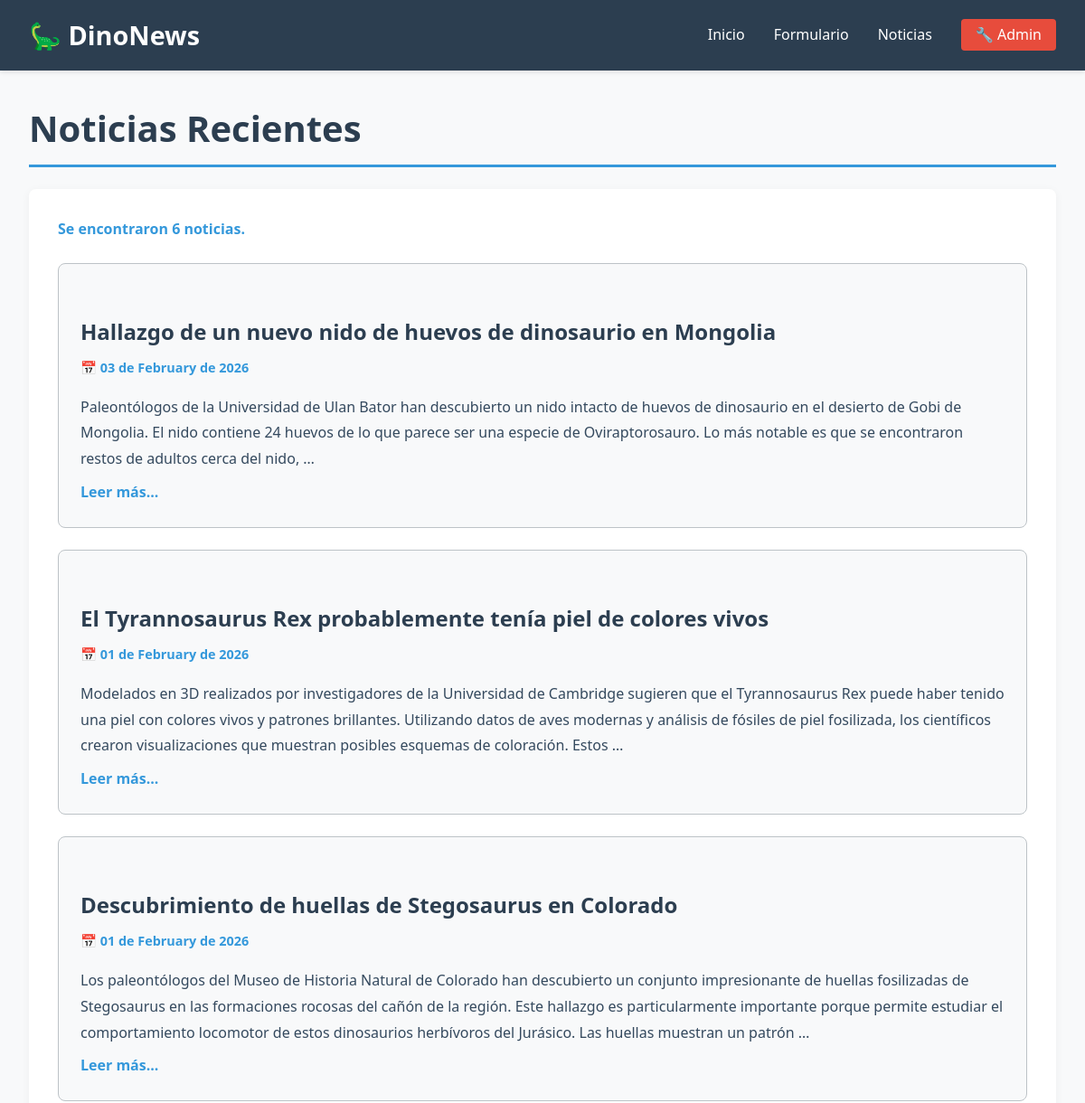
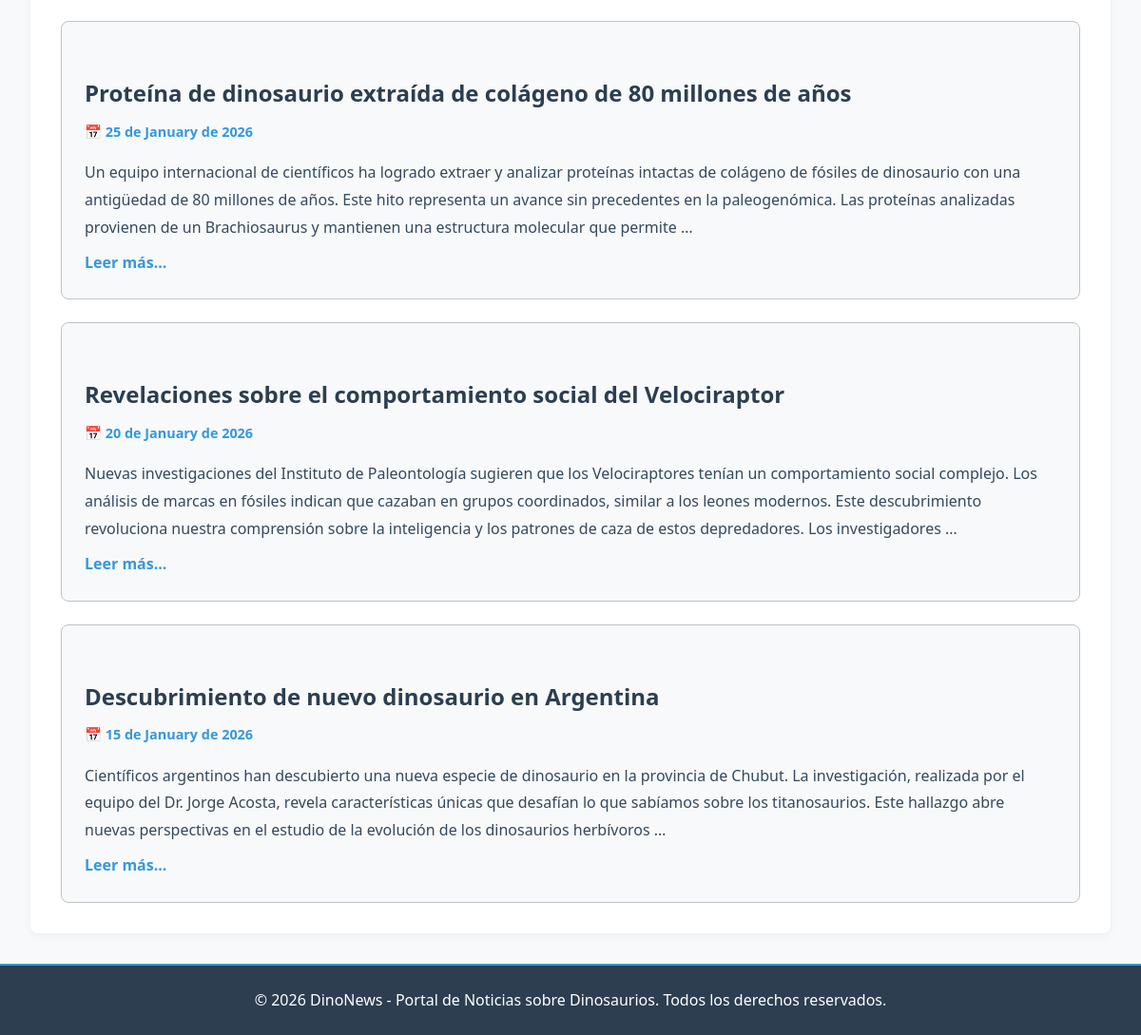
Screenshot of /noticias/ with the database file from the repository (2 pictures, top to bottom).
### noticias/models.py (models this page shows, shortened)
class Noticia(models.Model):
    titulo = models.CharField(
        max_length=200,
        help_text="Encabezado de la noticia"
    )
    fecha_publicacion = models.DateField(
        default=timezone.now,
        help_text="Fecha en que se publica la noticia"
    )
    texto = models.TextField(
        help_text="Contenido completo y detallado de la noticia"
    )
    class Meta:
        verbose_name_plural = "Noticias"
        ordering = ['-fecha_publicacion']
        indexes = [
            models.Index(fields=['-fecha_publicacion']),
        ]

### noticias/views.py (the view)
# urls.py: path('', include('noticias.urls')),  # Incluye las URLs de la app noticias
def noticias(request):
    noticias_list = Noticia.objects.all()
    context = {
        'noticias': noticias_list
    }
    return render(request, 'noticias/noticias.html', context)

### noticias/templates/noticias/noticias.html (shortened to what this page needs)
{% extends 'noticias/base.html' %}
{% block contenido %}
    <h1>Noticias Recientes</h1>
    <section class="noticias-section">
        {% if noticias %}
            <p class="noticias-count">Se encontraron {{ noticias.count }} noticia{{ noticias.count|pluralize }}.</p>
            <div class="noticias-list">
                {% for noticia in noticias %}
                    <article class="noticia-item">
                        <div class="noticia-header">
                            <h2 class="noticia-titulo">{{ noticia.titulo }}</h2>
                            <span class="noticia-fecha">
                                📅 {{ noticia.fecha_publicacion|date:"d \d\e F \d\e Y" }}
                            </span>
                        </div>
                        <div class="noticia-contenido">
                            <p>{{ noticia.texto|truncatewords:50 }}</p>
                            <a href="#" class="leer-mas">Leer más...</a>
                        </div>
                    </article>
                {% endfor %}
            </div>
        {% endif %}
    </section>
{% endblock %}

### noticias/templates/noticias/base.html (shortened to what this page needs)
<!DOCTYPE html>
<html lang="es">
<head>
    {% load static %}
    <link rel="stylesheet" href="{% static 'css/styles.css' %}">
</head>
<body>
    <nav class="navbar">
        <div class="navbar-container">
            <a href="{% url 'inicio' %}" class="navbar-logo">
                🦕 DinoNews
            </a>
            <ul class="nav-menu">
                <li class="nav-item">
                    <a href="{% url 'inicio' %}" class="nav-link">Inicio</a>
                </li>
                <li class="nav-item">
                    <a href="{% url 'formulario' %}" class="nav-link">Formulario</a>
                </li>
                <li class="nav-item">
                    <a href="{% url 'noticias' %}" class="nav-link">Noticias</a>
                </li>
                <li class="nav-item">
                    <a href="/admin/" class="nav-link nav-link-admin">🔧 Admin</a>
                </li>
            </ul>
        </div>
    </nav>
    <main class="container">
        {% block contenido %}{% endblock %}
    </main>
    <footer class="footer">
        <p>&copy; 2026 DinoNews - Portal de Noticias sobre Dinosaurios. Todos los derechos reservados.</p>
    </footer>
</body>
</html>

### static/css/styles.css (style rules this page uses)
* { margin: 0; padding: 0; box-sizing: border-box; }
:root { --primary-color: #2c3e50; --secondary-color: #3498db; --accent-color: #e74c3c; --light-bg: #ecf0f1; --text-color: #34495e; --border-color: #bdc3c7; }
body { font-family: 'Segoe UI', Tahoma, Geneva, Verdana, sans-serif; line-height: 1.6; color: var(--text-color); background-color: #f8f9fa; }
.navbar { background-color: var(--primary-color); padding: 1rem 0; box-shadow: 0 2px 5px rgba(0, 0, 0, 0.1); position: sticky; top: 0; z-index: 100; }
.navbar-container { max-width: 1200px; margin: 0 auto; display: flex; justify-content: space-between; align-items: center; padding: 0 2rem; }
.navbar-logo { font-size: 1.8rem; font-weight: bold; color: white; text-decoration: none; transition: color 0.3s ease; }
.nav-menu { display: flex; list-style: none; gap: 2rem; }
.nav-link { color: white; text-decoration: none; transition: color 0.3s ease; font-weight: 500; }
.nav-link-admin { background-color: var(--accent-color); padding: 0.4rem 1rem; border-radius: 4px; transition: background-color 0.3s ease, transform 0.2s ease; }
.container { max-width: 1200px; margin: 2rem auto; padding: 0 2rem; min-height: calc(100vh - 200px); }
h1 { color: var(--primary-color); margin-bottom: 1.5rem; font-size: 2.5rem; border-bottom: 3px solid var(--secondary-color); padding-bottom: 0.5rem; }
h2 { color: var(--primary-color); margin-top: 2rem; margin-bottom: 1rem; font-size: 1.8rem; }
.noticias-section { background-color: white; padding: 2rem; border-radius: 8px; box-shadow: 0 2px 10px rgba(0, 0, 0, 0.05); }
.noticias-count { color: var(--secondary-color); font-weight: 600; margin-bottom: 1.5rem; }
.noticias-list { display: flex; flex-direction: column; gap: 1.5rem; }
.noticia-item { border: 1px solid var(--border-color); border-radius: 8px; padding: 1.5rem; transition: all 0.3s ease; background-color: #f8f9fa; }
.noticia-header { margin-bottom: 1rem; }
.noticia-titulo { color: var(--primary-color); font-size: 1.5rem; margin-bottom: 0.5rem; }
.noticia-fecha { color: var(--secondary-color); font-size: 0.9rem; font-weight: 600; }
.noticia-contenido { color: var(--text-color); line-height: 1.8; }
.leer-mas { display: inline-block; color: var(--secondary-color); text-decoration: none; font-weight: 600; margin-top: 0.5rem; transition: color 0.3s ease; }
.footer { background-color: var(--primary-color); color: white; text-align: center; padding: 1.5rem; margin-top: 2rem; border-top: 2px solid var(--secondary-color); }
.noticia-item { animation: slideIn 0.5s ease-out; }

### rows the page displays
Noticia: titulo "Hallazgo de un nuevo nido de huevos de dinosaurio en Mongolia", fecha_publicacion "03 de February de 2026", texto "Paleontólogos de la Universidad de Ulan Bator han descubierto un nido intacto de huevos de dinosaurio en el desierto de Gobi de Mongolia. El nido contiene 24 huevos de lo que parece ser una especie de Oviraptorosauro. Lo más notable es que se encontraron restos de adultos cerca del nido, …"
Noticia: titulo "El Tyrannosaurus Rex probablemente tenía piel de colores vivos", fecha_publicacion "01 de February de 2026", texto "Modelados en 3D realizados por investigadores de la Universidad de Cambridge sugieren que el Tyrannosaurus Rex puede haber tenido una piel con colores vivos y patrones brillantes. Utilizando datos de aves modernas y análisis de fósiles de piel fosilizada, los científicos crearon visualizaciones que muestran posibles esquemas de coloración. Estos …"
Noticia: titulo "Descubrimiento de huellas de Stegosaurus en Colorado", fecha_publicacion "01 de February de 2026", texto "Los paleontólogos del Museo de Historia Natural de Colorado han descubierto un conjunto impresionante de huellas fosilizadas de Stegosaurus en las formaciones rocosas del cañón de la región. Este hallazgo es particularmente importante porque permite estudiar el comportamiento locomotor de estos dinosaurios herbívoros del Jurásico. Las huellas muestran un patrón …"
Noticia: titulo "Proteína de dinosaurio extraída de colágeno de 80 millones de años", fecha_publicacion "25 de January de 2026", texto "Un equipo internacional de científicos ha logrado extraer y analizar proteínas intactas de colágeno de fósiles de dinosaurio con una antigüedad de 80 millones de años. Este hito representa un avance sin precedentes en la paleogenómica. Las proteínas analizadas provienen de un Brachiosaurus y mantienen una estructura molecular que permite …"
Noticia: titulo "Revelaciones sobre el comportamiento social del Velociraptor", fecha_publicacion "20 de January de 2026", texto "Nuevas investigaciones del Instituto de Paleontología sugieren que los Velociraptores tenían un comportamiento social complejo. Los análisis de marcas en fósiles indican que cazaban en grupos coordinados, similar a los leones modernos. Este descubrimiento revoluciona nuestra comprensión sobre la inteligencia y los patrones de caza de estos depredadores. Los investigadores …"
Noticia: titulo "Descubrimiento de nuevo dinosaurio en Argentina", fecha_publicacion "15 de January de 2026", texto "Científicos argentinos han descubierto una nueva especie de dinosaurio en la provincia de Chubut. La investigación, realizada por el equipo del Dr. Jorge Acosta, revela características únicas que desafían lo que sabíamos sobre los titanosaurios. Este hallazgo abre nuevas perspectivas en el estudio de la evolución de los dinosaurios herbívoros …"

### other values shown
{{ noticias.count }} "6"
